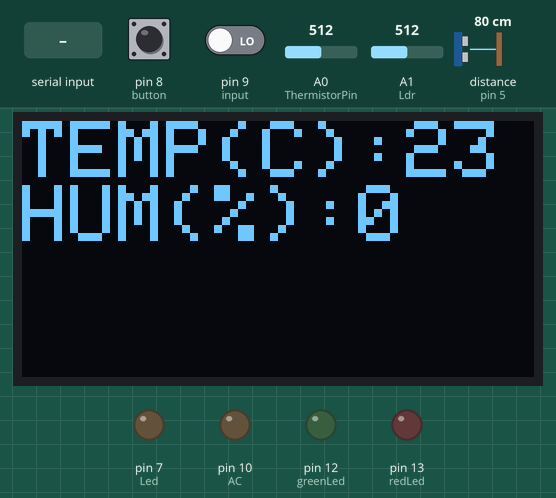
This sketch was run on a simulated Arduino Leonardo, built with avr-gcc and run on an emulated ATmega32U4. Parts: 128×64 one-colour display, output pins drawn as LEDs (lit = HIGH). Wiring (inferred from the names in the program): ultrasonic range finder: trigger pin 4; echo pin 5. Inputs (shaded band) come from the test bench; at power-on: A0 (ThermistorPin) = 512, A1 (Ldr) = 512, pin 8 (button) HIGH, pin 9 (input) LOW, distance to the obstacle (sensor on pin 5) 80 cm. The echo pulse lasts 58.3 µs per cm; the display library's start-up logo is not drawn; pins used as bus, display or sensor lines are not drawn.

Above: at 2.7 s.
2.8 s: A0 (ThermistorPin) set to 489
At 6.7 s:
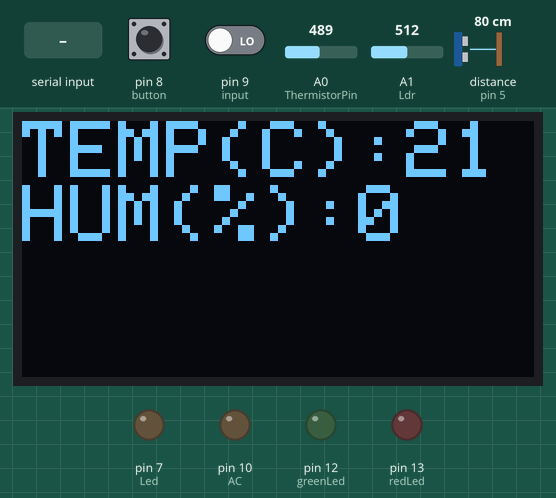
7.8 s: A1 (Ldr) set to 319
9.5 s: A1 (Ldr) set to 293
At 11.5 s:
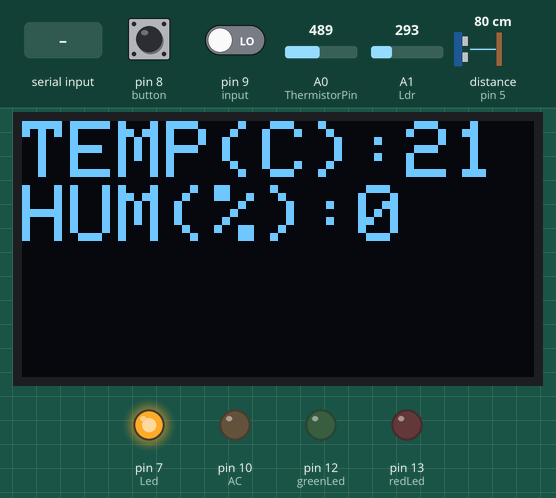
11.8 s: "R" received over Serial
At 14.9 s:
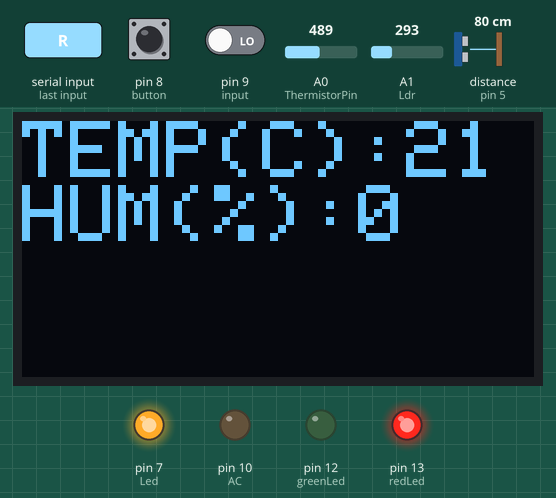
16.0 s: "G" received over Serial
At 19.3 s:
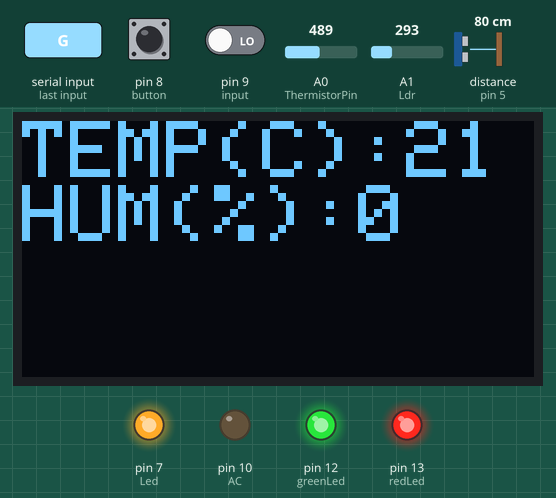
Timing chart, 0 to 20.8 s (numbered marks = the images above; inputs shaded):
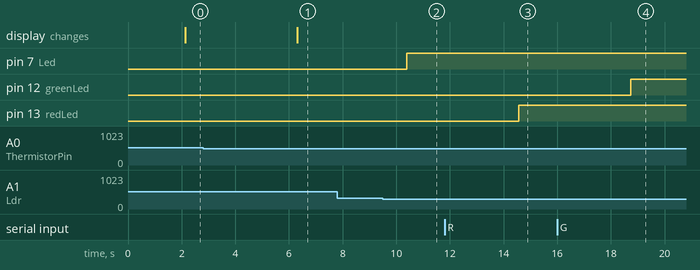

Measured:
- the behaviour switches between 504 and 503 on A0 (ThermistorPin) (found by bisection; images 0 and 1)
- the behaviour switches between 301 and 300 on A1 (Ldr) (found by bisection; images 1 and 2)
- after the input at 2.8 s, the display: changes after 3.5 s (image 1)
- after the input at 7.8 s, every drawn part: stays the same
- after the input at 9.5 s, pin 7 (Led): LOW → HIGH after 0.90 s
- after the input at 11.8 s, pin 13 (redLed): LOW → HIGH after 2.8 s
- after the input at 16.0 s, pin 12 (greenLed): LOW → HIGH after 2.7 s

The sketch:

smartHome_final.ino
```cpp
/**************************************************************************
  Leonardo Apollar Gama and Rui Wang
  Smart Home System - ECE 2804

  This is the code for the Smart Home Project
  design and implmented as following the requirements for ECE 2804
  and the help and coaching of Professor Peter Han

  This project delivers an DIY solution of an smart home system
  being able to control appliances, monitor weather and perfom automation.
 **************************************************************************/

#include <SPI.h>
#include <Wire.h>
#include <Adafruit_GFX.h>
#include <Adafruit_SSD1306.h>

#define SCREEN_WIDTH 128 // OLED display width, in pixels
#define SCREEN_HEIGHT 64 // OLED display height, in pixels

// Declaration for an SSD1306 display connected to I2C (SDA, SCL pins)
#define OLED_RESET     4 // Reset pin # (or -1 if sharing Arduino reset pin)
Adafruit_SSD1306 display(SCREEN_WIDTH, SCREEN_HEIGHT, &Wire, OLED_RESET);


// Humidity and temperatuere sensor declaration - Weather Station
int input = 9; // RC circuit with HS1101 sesnor connected to digital pin D9
int high_time; // initial the high and low time, float period, humidity, and frequency since they are variables.
int low_time;
float period;
int humidity;
String myHumidity;
float frequency;

int ThermistorPin = 0; //int Vo, and the pin0 which was connected to temperature sensor
int Vo;
float R1 = 10000;
float logR2, R2;
int T;
String myT;
float c1 = 1.009249522e-03, c2 = 2.378405444e-04, c3 = 2.019202697e-07;

String weather;

// Automated night Light declaration
const int Led = 7;
const int Ldr = A1;

//speaker declaration
const int pin = 3; // read output pin 3

//AC declaration
const int AC = 10; //the led is connected to outpin 10 on arduino

// LED representing Appliances declaration
char character;
int redLed = 13; //define pin for Red LED
int greenLed = 12; //define pin for Green LED
String redVoice = "off"; //string used to determine state of redLED
String greenVoice = "off"; //string used to getermine state of greenLED

// Push Button Declaration
#define button 8
int lastState = LOW;
int currentState;
int doorbell = 1;

//Ultrasonic sensor declaration (HC-SR04)
int trigPin = 4;    // Trigger
int echoPin = 5;    // Echo
long duration, cm, inches;
int intruder_enable = 1;
int intruder = 2;

void setup() {
  // Begin virtual wires, serial at BAUDRATE 9600 ans set serial timeout
  Wire.begin();
  Serial.begin(9600);
  Serial.setTimeout(50);

  // SSD1306_SWITCHCAPVCC = generate display voltage from 3.3V internally
  display.begin(SSD1306_SWITCHCAPVCC, 0x3C);// Address 0x3D for 128x64

  // Show initial display buffer contents on the screen --
  // the library initializes this with an Adafruit splash screen.
  display.display();

  // Set humidity sensot input pinmode
  pinMode(input, INPUT);

  // Set photoresistor, led and ldr pinmode
  pinMode(Led, OUTPUT);
  pinMode(Ldr, INPUT);

  //Appliance pin mode
  pinMode(redLed, OUTPUT); //set pin as an output pin
  pinMode(greenLed, OUTPUT); //set pin as an output pin

  // Doorbell pin mode
  pinMode(button, INPUT_PULLUP);

  //Define inputs and outputs for HC-SR04
  pinMode(trigPin, OUTPUT);
  pinMode(echoPin, INPUT);

  //AC=10 as output
  pinMode(AC, OUTPUT);
}

void loop() {
  //Set serial conection to read if there is information being received
  while (Serial.available() > 0) {
    character = Serial.read();       // set character to serial data receveid
  }

  //  Call all smart home system functions.
  WeatherStation();
  NightLight();
  ApplianceControl();
  WeatherApp();
  DoorBell();
  IntruderAlert();
  AirConditioner();
  speaker();

  delay(50);

  DispLCD();
}

void WeatherStation() {
  Vo = analogRead(ThermistorPin);  //read the temperature value
  R2 = R1 * (1023.0 / (float)Vo - 1.0); //calculation for temperature (steinhart-hart formula: T=1/(A+Bln(R)+C(lnR)^3)
  logR2 = log(R2);
  T = (1.0 / (c1 + c2 * logR2 + c3 * logR2 * logR2 * logR2)); //coefficient A,B,C in the steinhart formula
  T = T - 273.15;   // convert to Celsius

  high_time = pulseIn(input, HIGH);
  low_time = pulseIn(input, LOW);
  period = high_time + low_time; //calculate the period
  period = period / 1000;
  frequency = 1000 / period; //calcaute the frequency

//Humidity = RH(%) + 10 * [ (frequency - Fout(max) / (Fout(min) - Fout(max))], RH is the rate of humidity, Fout(max) means the maximum value of frequency in the interval, and Fmin means the minimum
  if ((frequency <= 6186) && (frequency >= 6033)) { //calculation for humidity by frequency, it can be found in HS1101 datasheet
    humidity = 90 + 10 * ((frequency - 6186) / (6033 - 6186));
  }
  else if ((frequency <= 6330) && (frequency > 6186)) {
    humidity = 80 + 10 * ((frequency - 6330) / (6186 - 6330));
  }
  else if ((frequency <= 6468) && (frequency > 6330)) {
    humidity = 70 + 10 * ((frequency - 6468) / (6300 - 6468));
  }
  else if ((frequency <= 6600) && (frequency > 6468)) {
    humidity = 60 + 10 * ((frequency - 6600) / (6468 - 6600));
  }
  else if ((frequency <= 6728) && (frequency > 6600)) {
    humidity = 50 + 10 * ((frequency - 6728) / (6600 - 6728));
  }
  else if ((frequency <= 6853) && (frequency > 6728)) {
    humidity = 40 + 10 * ((frequency - 6853) / (6728 - 6853));
  }
  else if ((frequency <= 6976) && (frequency > 6853)) {
    humidity = 30 + 10 * ((frequency - 6976) / (6853 - 6976));
  }
  else if ((frequency <= 7100) && (frequency > 6976)) {
    humidity = 20 + 10 * ((frequency - 7100) / (6976 - 7100));
  }
  else if ((frequency <= 7224) && (frequency > 7100)) {
    humidity = 10 + 10 * ((frequency - 7224) / (7100 - 7224));
  }
  else if ((frequency <= 7351) && (frequency > 7224)) {
    humidity = 10 * ((frequency - 7351) / (7224 - 7351));
  }
}

void NightLight() {
  int ldrstatus = analogRead(Ldr);

  bool ledstatus = true; //initilize that ledstatus = true
  if (ledstatus == true) { //when ledstatus = true
    if (ldrstatus <= 300) { // darkness > 80%
      digitalWrite(Led, HIGH);  //turn on the led
      bool ledstatus = false; //ledstatus = false
    }
  }
  else if (ledstatus == false) { // when ledstatus = false

    if (ldrstatus >= 600) { //if the darkness < 40
      digitalWrite(Led, LOW); //turn off the led
      bool ledstatus = true; //ledstatus = true
    }
  }
}

// Function responsible for the communication and intepretation of data to be sent and receveid through arduino bluetooth module
// and MIT app inventor app.
void ApplianceControl() {

  //Turns Red LED on or off if data received is "1"
  if (character == 'R') {
    //if state currently off, sets led to HIGH ==> turns led on
    if (redVoice == "off") {
      digitalWrite(redLed, HIGH);
      redVoice = "on";
      character = 'N';
    }
    //if state currently on, sets led to LOW ==> turns led off
    else if (redVoice == "on") {
      digitalWrite(redLed, LOW);
      redVoice =  "off";
      character = 'N';
    }
  }

  //Turns Green LED on or off if data received is "2"
  if (character == 'G') {
    //if state currently off, sets led to HIGH ==> turns led on
    if (greenVoice == "off") {
      digitalWrite(greenLed, HIGH);
      greenVoice = "on";
      character = 'N';
    }
    //if state currently on, sets led to LOW ==> turns led off
    else if (greenVoice == "on") {
      digitalWrite(greenLed, LOW);
      greenVoice = "off";
      character = 'N';
    }
  }
}

void WeatherApp() {
  // Weather Station Send Information to android app
  if (character == 'W') {
    myT = String(T); //convert temperature to string and store in myT
    myT = myT + "˚C"; // add units to temperature
    myHumidity = String(humidity); //convert humidity to string and store in myHumidity
    myHumidity = myHumidity + "%"; // add units to humidity
    weather = myT + "  " + myHumidity; //cocatenate
    Serial.println(weather); // sends back weather to app through serial
    character = 'N';
  }
}

void DoorBell() {
  // Dorbell send notification when button presed and released to android app (PUSH BUTTON DEBOUCEND)
  currentState = digitalRead(button);

  // If push button is pressed and released, send doorbell = 1 thats is equivalent to ASCII 49
  if (lastState == HIGH && currentState == LOW) {
    Serial.println(doorbell);
    character = 'N';
  }

  lastState = currentState;
}

void DispLCD() {
  display.clearDisplay();
  display.setTextSize(2);
  display.setTextColor(WHITE);
  display.setCursor(0, 0);
  display.println("TEMP(C):" + String(T));
  //display.println(T); //display temperature
  display.println("HUM(%):" + String(humidity));
  display.display();
}

void IntruderAlert() {
  // The sensor is triggered by a HIGH pulse of 10 or more microseconds.
  // Give a short LOW pulse beforehand to ensure a clean HIGH pulse:
  digitalWrite(trigPin, LOW);
  delayMicroseconds(5);
  digitalWrite(trigPin, HIGH);
  delayMicroseconds(10);
  digitalWrite(trigPin, LOW);

  // Read the signal from the sensor: a HIGH pulse whose
  // duration is the time (in microseconds) from the sending
  // of the ping to the reception of its echo off of an object.
  pinMode(echoPin, INPUT);
  duration = pulseIn(echoPin, HIGH);

  // Convert the time into a distance
  cm = (duration / 2) / 29.1;   // Divide by 29.1 or multiply by 0.0343
  inches = (duration / 2) / 74; // Divide by 74 or multiply by 0.0135

  // If data received is character 'E' enable ultrasonic sensor to read and inpret if there is intruder
  if (character == 'E') {
    intruder_enable = 0;
    character = 'N';
  }
  // If data received is character 'D' disable ultrasonic sensor to read and inpret if there is intruder
  else if (character == 'D') {
    intruder_enable = 1;
    character = 'N';
  }

  // If enabled, and if intruders is detected within range, send intruder = 2 thats is equivalent to ASCII 50
  if (intruder_enable == 0) {
    if (inches <= 10 && inches >= 1) {
      Serial.println(intruder);
      delay(500);
      character = 'N';
    }
  }
}

void AirConditioner() {
  bool tempstatus = true; //intilize temstatus = true
  if (tempstatus == true) { // if  temstatus = true
    if (T > 35) {
      digitalWrite(AC, HIGH);  //when Temperature is higher than 35 C, turns on the led
      bool tempstatus = false; //change to tempstatus = false state
    }
  }

  else if (tempstatus == false) { //when tempstatus = false
    if (T < 33) { //if temperature is less than 33
      digitalWrite(AC, LOW); //turn off the light
      bool tempstatus = true; //change to tempstatus = true status
    }
  }
}

void speaker() {
  if (humidity > 60 && T > 30) { //the alert turns on when Temperature > 30 C and humidity > 60%
    tone(3, 1136, 2000); //a tone(Pin, frequency, duration) 50ms duration.
  }
  else if (humidity > 60) {
    noTone(3);//b //notone is to turn off the previous sound.
    tone(3, 1915, 2000); //c
  }
  else if (T > 30 ) {
    noTone(3);//b
    tone(3, 1700, 2000); //c
  }
  else if (T <= 30 && humidity <= 60) {
    noTone(3); //if no value is reaching the threshold, turn off the speaker.
  }
}
```
